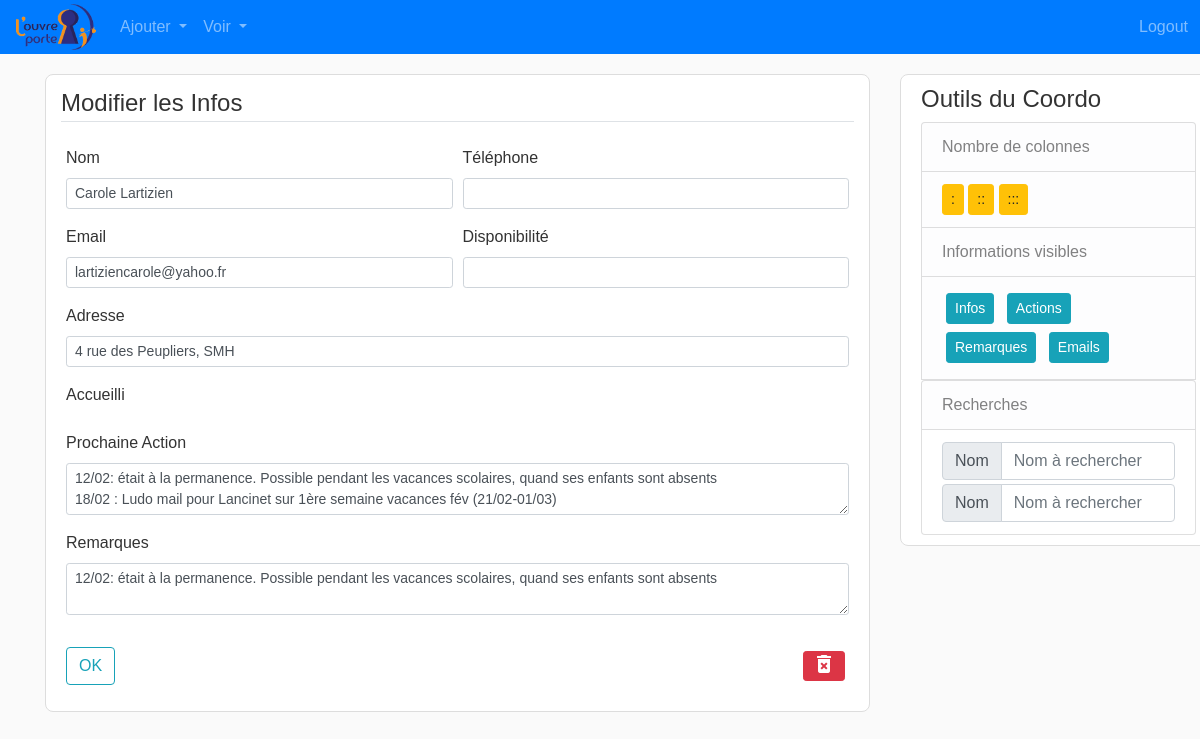
Page /accueillant/9 (signed in) on the committed database.
### flask_app/models.py (models this page shows, shortened)
class Accueillant(db.Model):
    __tablename__ = 'accueillants'
    id = db.Column(db.Integer, primary_key=True)
    disponibilite = db.Column(db.String(120), unique=False, nullable=True)
    nom = db.Column(db.String(120), unique=True, nullable=False)
    tel = db.Column(db.String(120), unique=False, nullable=True)
    adresse = db.Column(db.String(120), unique=False, nullable=True)
    email = db.Column(db.String(120), unique=False, nullable=True)
    next_action = db.Column(db.Text, unique=False, nullable=True)
    remarques = db.Column(db.Text, unique=False, nullable=True)
    accueillis = db.relationship("Accueilli",
                                 secondary='accueils',
                                 backref=db.backref('accueillants'))

### flask_app/accueillants/routes.py (the view)
@accueillants.route('/accueillant/<int:acc_id>', methods=['GET', 'POST'])
@login_required
def update_accueillant(acc_id):
    acc = Accueillant.query.get_or_404(acc_id)
    form = AccueillantInfoForm()
    accueillis = Accueilli.query.all()
    if form.validate_on_submit():
        acc.nom = form.nom.data
        acc.tel = form.tel.data
        acc.adresse = form.adresse.data
        acc.email = form.email.data
        acc.next_action = form.next_action.data
        acc.remarques = form.remarques.data
        values = request.form.getlist('check')
        list_acc = [Accueilli.query.get(v) for v in values]
        acc.accueillis = list_acc
        db.session.commit()
        return redirect(url_for('accueillants.liste_accueillants')+f"#{acc.id}")
    elif request.method == 'GET':
        form.nom.data = acc.nom
        form.tel.data = acc.tel
        form.adresse.data = acc.adresse
        form.email.data = acc.email
        form.next_action.data = acc.next_action
        form.remarques.data = acc.remarques
        list_to_check = [a.id for a in acc.accueillis]
    return render_template('accueillant_infos.html',
                           title='create_modif_accueillant',
                           legend='Modifier les Infos',
                           form=form,
                           accueillant=acc,
                           accueillis=accueillis,
                           list_to_check=list_to_check)

### flask_app/accueillants/forms.py
class AccueillantInfoForm(FlaskForm):
    disponibilite = StringField('Disponibilité')
    nom = StringField('Nom', validators=[DataRequired()])
    tel = StringField('Téléphone')
    adresse = StringField('Adresse')
    email = StringField('Email')
    accueillis = SelectMultipleField(u'Accueilli', choices=[])
    next_action = TextAreaField('Prochaine Action')
    remarques = TextAreaField('Remarques')
    submit = SubmitField("OK")

### flask_app/models.py (called while the page is built)
@login_manager.user_loader
def load_coordinateur(coordo_id):
    return Coordinateur.query.get(int(coordo_id))

### flask_app/templates/accueillant_infos.html (shortened to what this page needs)
{% extends "layout_logged_in.html" %}
{% block content %}
<div class="content-section">
    <form method="POST" action="">
        <fieldset class="form-group">
            <div class="en-tete form-row">
                <legend class="border-bottom mb-4"> {{ legend }}</legend>
            </div>
            <div class="form-row">
                <div class="form-group col-md-6">
                    {{ form.nom.label(class="form-control-label") }}
                    {% if form.nom.errors %}
                    {{ form.nom(class="form-control form-control-sm is-invalid") }}
                    <div class="invalid-feedback">
                        {% for error in form.nom.errors %}
                        <span>{{ error }}</span>
                        {% endfor%}
                    </div>
                    {% else %}
                    {{ form.nom(class="form-control form-control-sm") }}
                    {% endif %}
                </div>
                <div class="form-group col-md-6">
                    {{ form.tel.label(class="form-control-label") }}
                    {% if form.tel.errors %}
                    {{ form.tel(class="form-control form-control-sm is-invalid") }}
                    <div class="invalid-feedback">
                        {% for error in form.tel.errors %}
                        <span>{{ error }}</span>
                        {% endfor%}
                    </div>
                    {% else %}
                    {{ form.tel(class="form-control form-control-sm") }}
                    {% endif %}
                </div>
            </div>
            <div class="form-row">
                <div class="form-group col-md-6">
                    {{ form.email.label(class="form-control-label") }}
                    {% if form.email.errors %}
                    {{ form.email(class="form-control form-control-sm is-invalid") }}
                    <div class="invalid-feedback">
                        {% for error in form.email.errors %}
                        <span>{{ error }}</span>
                        {% endfor%}
                    </div>
                    {% else %}
                    {{ form.email(class="form-control form-control-sm") }}
                    {% endif %}
                </div>
                <div class="form-group col-md-6">
                    {{ form.disponibilite.label(class="form-control-label") }}
                    {% if form.disponibilite.errors %}
                    {{ form.disponibilite(class="form-control form-control-sm is-invalid") }}
                    <div class="invalid-feedback">
                        {% for error in form.disponibilite.errors %}
                        <span>{{ error }}</span>
                        {% endfor%}
                    </div>
                    {% else %}
                    {{ form.disponibilite(class="form-control form-control-sm") }}
                    {% endif %}
                </div>
            </div>
            <div class="form-group">
                {{ form.adresse.label(class="form-control-label") }}
                {% if form.adresse.errors %}
                {{ form.adresse(class="form-control form-control-sm is-invalid") }}
                <div class="invalid-feedback">
                    {% for error in form.adresse.errors %}
                    <span>{{ error }}</span>
                    {% endfor%}
                </div>
                {% else %}
                {{ form.adresse(class="form-control form-control-sm") }}
                {% endif %}
            </div>
            <div class="form-group ">
                {{ form.accueillis.label(class="form-control-label") }}
            </div>
            <div class="form-group">
                {{ form.next_action.label(class="form-control-label") }}
                {% if form.next_action.errors %}
                {{ form.next_action(class="form-control form-control-sm is-invalid") }}
                <div class="invalid-feedback">
                    {% for error in form.next_action.errors %}
                    <span>{{ error }}</span>
                    {% endfor%}
                </div>
                {% else %}
                {{ form.next_action(class="form-control form-control-sm") }}
                {% endif %}
            </div>
            <div class="form-group">
                {{ form.remarques.label(class="form-control-label") }}
                {% if form.remarques.errors %}
                {{ form.remarques(class="form-control form-control-sm is-invalid") }}
                <div class="invalid-feedback">
                    {% for error in form.remarques.errors %}
                    <span>{{ error }}</span>
                    {% endfor%}
                </div>
                {% else %}
                {{ form.remarques(class="form-control form-control-sm") }}
                {% endif %}
            </div>
        </fieldset>
        <div class="en-tete form-group">
            {{ form.submit(class="btn btn-outline-info")}}
            {% if accueillant %}
            <button type="button" class="btn btn-danger btn-sm m-1 py-0" style="font-size: 0.5em;" data-toggle="modal"
                data-target="#deleteModal">
                <span class="material-icons red600">delete_forever</span>
            </button>
            {% endif %}
        </div>
    </form>
</div>
{% endblock content %}

### flask_app/static/main.css (style rules this page uses)
body { background: #fafafa; color: #333333; font-family: Verdana, Geneva, sans-serif !important; }
.content-section { background: #ffffff; border-radius: 8px; border: 1px solid #dddddd; padding: 10px 20px; margin-bottom: 20px; margin-top: 20px; }
.en-tete { display: flex; justify-content: space-between; align-items: flex-start; }

### rows in the picture
Accueillant: nom "Carole Lartizien", email "lartiziencarole@yahoo.fr", adresse "4 rue des Peupliers, SMH", next_action "12/02: était à la permanence. Possible pendant les vacances scolaires, quand ses enfants sont absents 18/02 : Ludo mail pour Lancinet sur 1ère semaine vacances fév (21/02-01/03)", remarques "12/02: était à la permanence. Possible pendant les vacances scolaires, quand ses enfants sont absents"

### other values in the picture
{{ legend }} "Modifier les Infos"
